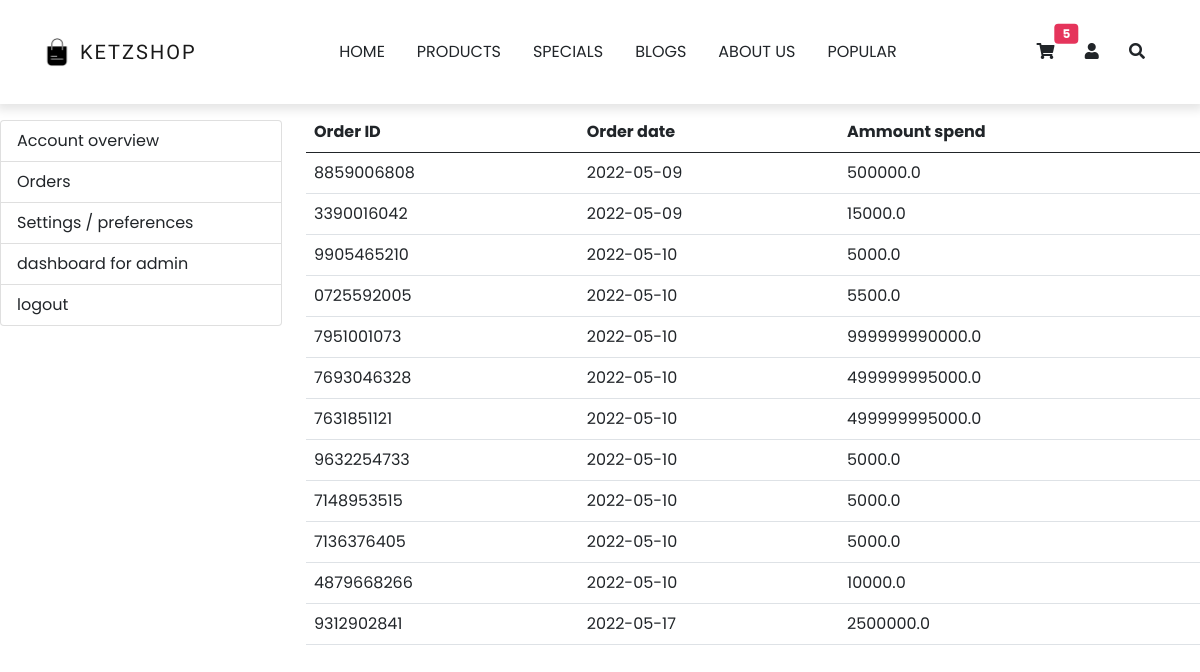
/orders (signed in), run on the app's committed database.
### models.py (models this page shows)
class BaseModel(Model):
    class Meta:
        database = db

class Orders(BaseModel):
    user = ForeignKeyField(BaseModel)
    product = ForeignKeyField(Products)
    ammount = IntegerField()
    order_date = DateField()
    order_id = CharField()
    order_product_price =  FloatField()

### main.py (the view)
@app.route('/orders')
@login_required
def show_orders():
    items = orders.get_order_list_from_user(current_user)
    return render_template('orders.html', items = items, query_catagories = query_catagories)

### main.py (called while the page is built)
@app.before_request
def make_session_permenant():
    session.permanent = True
    app.permanent_session_lifetime = timedelta(minutes=120)

@login_manager.user_loader
def load_user(user_id):
    return Users.get(user_id)

### orders.py (called while the page is built)
def get_order_list_from_user(user):
    query = Orders.select().where(Orders.user_id == user.user_id)
    my_list = []
    if query.exists():
        for item in query:
            my_list.append(item.order_id)
    user_orders_list = list(dict.fromkeys(my_list))
    if user_orders_list:
        nested_dict = {}
        i = 1
        for item in user_orders_list:
            order_ammount = 0
            order_item = Orders.select().where(Orders.order_id == item)
            for object in order_item:
                order_date = object.order_date
                order_ammount = order_ammount + (object.ammount * object.order_product_price)
            nested_dict[i] = {'order_id' : item, 'order_date' : order_date, 'order_ammount' : order_ammount}
            i = i + 1
        return nested_dict
    else:
        print('order list is empty')

### templates/orders.html (shortened to what this page needs)
{% extends "base.html" %}
{% block content %}
<div class="row py-6">
    {% include 'sidebar.html' %}
    <div class="col-9">
    {% if items %}
    <table class="table">
        <thead class="thead-dark">
            <tr>
                <th>Order ID</th>
                <th>Order date</th>
                <th>Ammount spend</th>
            </tr>
        </thead>
        <tbody>
            {% for item in items.values()%}
            <tr>
                <td>{{ item['order_id'] }}</td>
                <td>{{ item['order_date']}}</td>
                <td>{{ item['order_ammount']}}</td>
            </tr>
            {% endfor %}
        </tbody>
    </table>
    {% else %}
        <h3>You have nothing ordered yet</h3>
    {% endif %}
</div>
</div>
{% endblock content %}

### static/css/main.css (style rules this page uses)
:root { --lg-font: 'Kaisei Tokumin', serif; --sm-font: 'Poppins', sans-serif; --pink: #e5345b; }
body { font-family: var(--sm-font); }

### data on the page
Orders: order_id "8859006808", order_date "2022-05-09", order_ammount "500000.0"
Orders: order_id "3390016042", order_date "2022-05-09", order_ammount "15000.0"
Orders: order_id "9905465210", order_date "2022-05-10", order_ammount "5000.0"
Orders: order_id "0725592005", order_date "2022-05-10", order_ammount "5500.0"
Orders: order_id "7951001073", order_date "2022-05-10", order_ammount "999999990000.0"
Orders: order_id "7693046328", order_date "2022-05-10", order_ammount "499999995000.0"
Orders: order_id "7631851121", order_date "2022-05-10", order_ammount "499999995000.0"
Orders: order_id "9632254733", order_date "2022-05-10", order_ammount "5000.0"
Orders: order_id "7148953515", order_date "2022-05-10", order_ammount "5000.0"
Orders: order_id "7136376405", order_date "2022-05-10", order_ammount "5000.0"
Orders: order_id "4879668266", order_date "2022-05-10", order_ammount "10000.0"
Orders: order_id "9312902841", order_date "2022-05-17", order_ammount "2500000.0"
